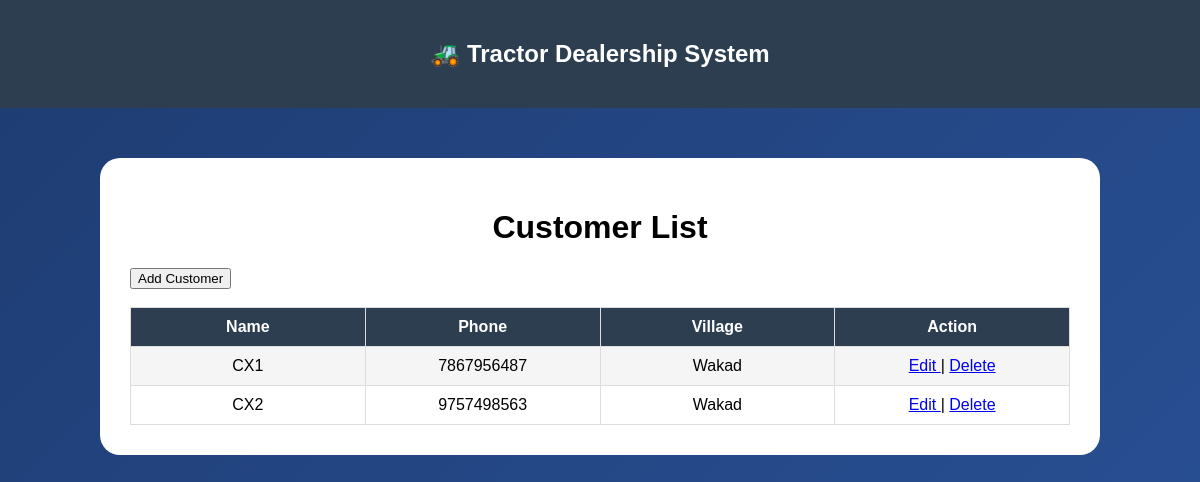
The app's page /customers/ with its own data.
### customers/models.py (models this page shows, shortened)
class Customer(models.Model):
    customer_name = models.CharField(max_length=100)
    phone = models.CharField(max_length=15)
    address = models.TextField()
    village = models.CharField(max_length=100)

### customers/views.py (the view)
# urls.py: path('', customer_list, name='customers'),
def customer_list(request):
    customers = Customer.objects.all()
    context = {
        'customers': customers
    }
    return render(request,'customers.html',context)

### templates/customers.html (shortened to what this page needs)
<!DOCTYPE html>
<html>
<head>
    {% load static %}
    <link rel="stylesheet" href="{% static 'css/style.css' %}">
</head>
<body>
<nav>
    <h2>🚜 Tractor Dealership System</h2>
</nav>
<div class="form-container">
<h1>Customer List</h1>
<a href="/customers/add/">
<button>Add Customer</button>
</a>
<br><br>
<table border="1" width="100%">
<tr>
    <th>Name</th>
    <th>Phone</th>
    <th>Village</th>
    <th>Action</th>
</tr>
{% for customer in customers %}
<tr>
    <td>{{customer.customer_name}}</td>
    <td>{{customer.phone}}</td>
    <td>{{customer.village}}</td>
    <td>
<a href="/customers/update/{{customer.id}}">
Edit
</a>
|
<a href="/customers/delete/{{customer.id}}">
Delete
</a>
</td>
</tr>
{% endfor %}
</table>
</div>
</body>
</html>

### static/css/style.css (style rules this page uses)
body { margin:0; font-family:Arial,sans-serif; background:linear-gradient(135deg,#1e3c72,#2a5298); min-height:100vh; }
nav { background:#2c3e50; color:white; padding:20px; text-align:center; }
.form-container { width:95%; max-width:1000px; margin:50px auto; background:white; padding:30px; border-radius:20px; box-sizing:border-box; }
h1 { text-align:center; }
table { width:100%; table-layout:fixed; border-collapse:collapse; }
th,td { padding:10px; border:1px solid #ddd; text-align:center; }
th { background:#2c3e50; color:white; }
td { word-wrap:break-word; }
tr:nth-child(even) { background:#f5f5f5; }

### records on screen
Customer: customer_name "CX1", phone "7867956487", village "Wakad"
Customer: customer_name "CX2", phone "9757498563", village "Wakad"
